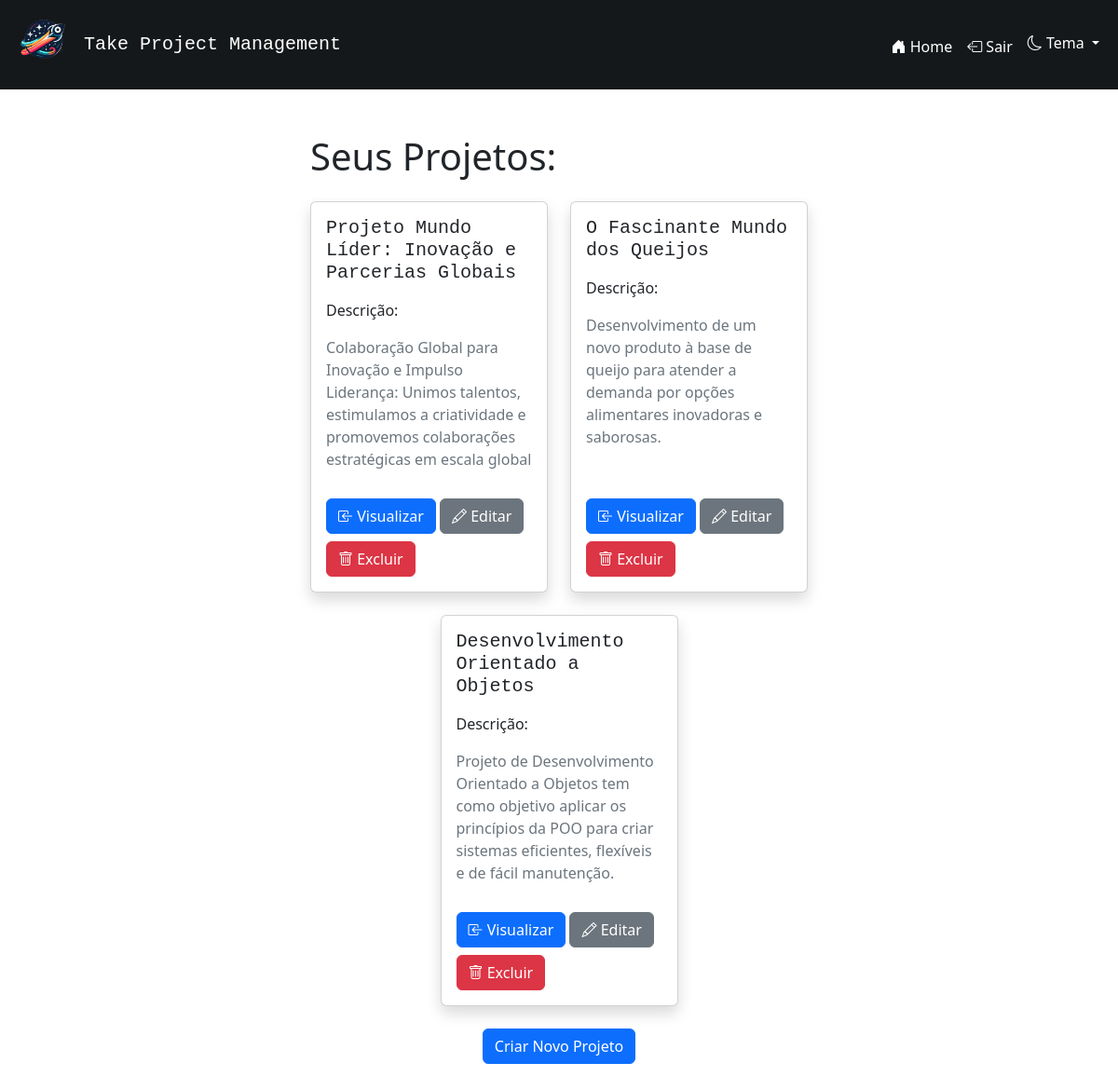
The page / (signed in) on the database as committed earlier.
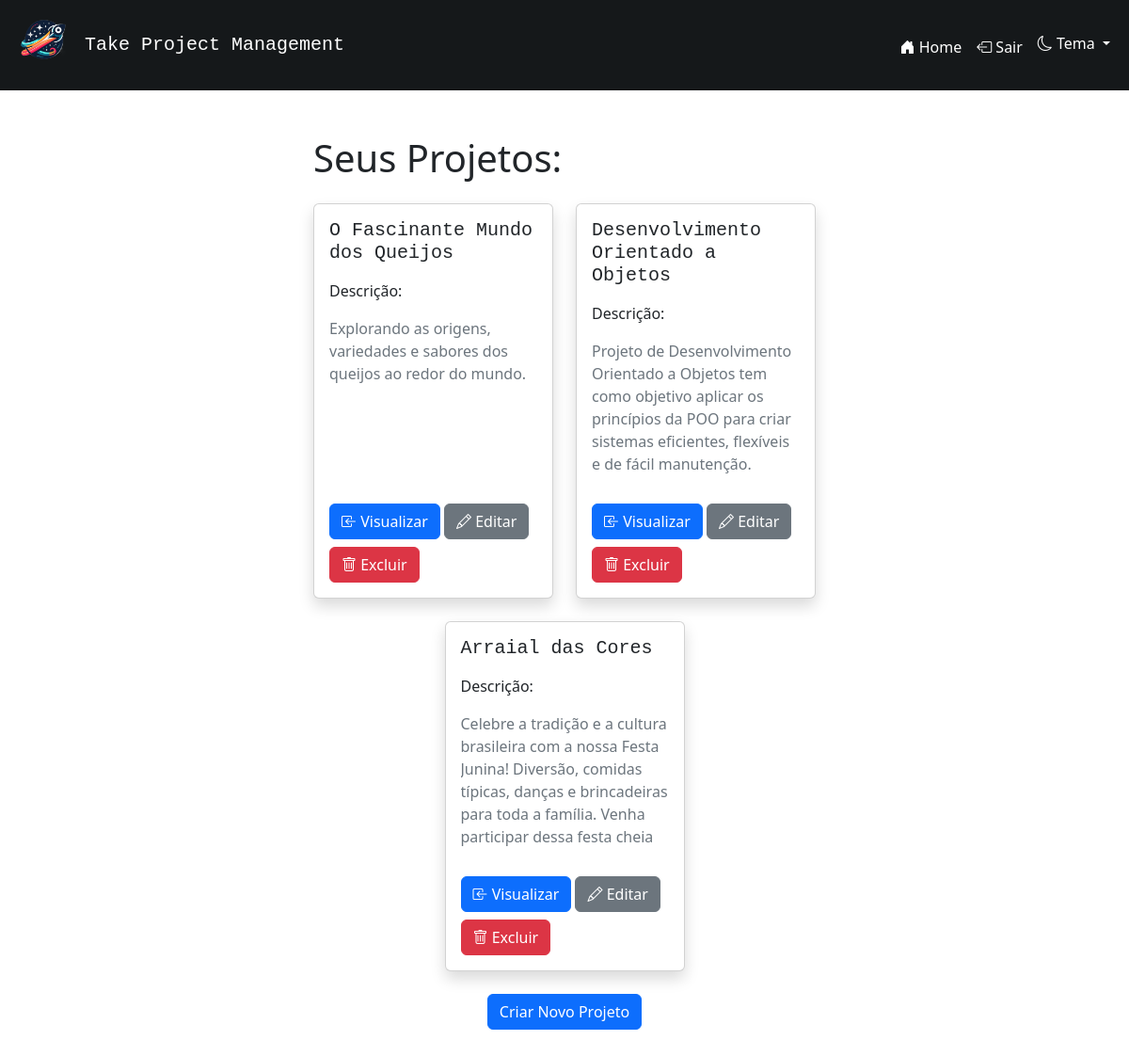
The same page on the database as committed later.
### app.py (models this page shows, shortened)
class Projeto(db.Model):
    __tablename__ = 'projeto'
    id = db.Column(db.Integer, primary_key=True)
    nome_projeto = db.Column(db.String(80), nullable=False)
    descricao_projeto = db.Column(db.String())
    usuario_id = db.Column(db.Integer, db.ForeignKey('usuario.id'), nullable=False)
    usuario = db.relationship('Usuario', backref=db.backref('projetos', lazy=True))
    tarefas = db.relationship('Tarefa', backref='projeto_rel', cascade="all, delete-orphan", lazy=True)

### app.py (the view)
@app.route('/')
def index():
    if not ('tema' in session):
        session['tema'] = 'light'
    if 'usuario_id' in session:
        projetos = Projeto.query.filter_by(usuario_id=session['usuario_id']).all()
        return render_template('index.html', projetos=projetos)
    return render_template('index.html')

### templates/index.html (shortened to what this page needs)
{% extends 'base.html' %}
{% block content %}
    {% if not 'usuario_id' in session %}
        <div class="container">
            <div class="row justify-content-center">
                <div class="col-md-4">
                    <div id="login-popup" class="shadow p-3 mb-5 bg-body-tertiary rounded">
                        <form method="POST" action="{{ url_for('entrar') }}" class="form-container">
                            <h2 class="font-monospace">Entrar</h2>
                            <hr>
                            <div class="form-group mt-1">
                                <label for="email" class="form-label">Email:</label>
                                <input type="email" name="email" id="email" class="form-control" required>
                            </div>
                            <div class="form-group mt-1">
                                <label for="senha" class="form-label">Senha:</label>
                                <input type="password" name="senha" id="senha" class="form-control" required>
                            </div>
                            <button type="submit" class="btn btn-primary mt-3">Entrar</button>
                        </form>
                    </div>
                </div>
                <div class="col-md-4">
                    <div id="register-popup" class="shadow p-3 mb-5 bg-body-tertiary rounded">
                        <form method="POST" action="{{ url_for('registrar') }}" class="form-container">
                            <h2 class="font-monospace">Registro</h2>
                            <hr>
                            <div class="form-group mt-1">
                                <label for="nome" class="form-label">Nome de usuário:</label>
                                <input type="text" name="nome" id="nome" class="form-control" required>
                            </div>
                            <div class="form-group mt-1">
                                <label for="email" class="form-label">Email:</label>
                                <input type="email" name="email" id="email" class="form-control" required>
                            </div>
                            <div class="form-group mt-1">
                                <label for="senha" class="form-label">Senha:</label>
                                <input type="password" name="senha" id="senha" class="form-control" required>
                            </div>
                            <button type="submit" class="btn btn-primary mt-3">Registrar</button>
                        </form>
                    </div>
                </div>
            </div>
        </div>
    {% else %}
        <div class="container">
            <div class="row justify-content-center">
                <div class="col-md-6">
                    <h1 class="mb-4">Seus Projetos: </h1>
                    <div class="row row-cols-1 row-cols-md-2 g-4 justify-content-center">
                        {% for projeto in projetos %}
                        <div class="col">
                            <div class="card shadow h-100">
                                <div class="card-body d-flex flex-column">
                                    <div class="d-flex justify-content-between align-items-center">
                                        <h5 class="card-title font-monospace">{{ projeto.nome_projeto }}</h5>
                                    </div>
                                    <p class="mt-2">Descrição:</p>
                                    <p class="card-text text-secondary" style="max-height: 150px; overflow-y: auto;">
                                        {% if projeto.descricao_projeto %}{{ projeto.descricao_projeto }}{% endif %}
                                    </p>
                                    <div class="mt-auto mx-auto">
                                        <a href="{{ url_for('projeto_especifico', projeto_id=projeto.id) }}" class="btn btn-primary mt-2"><i class="bi bi-box-arrow-in-left"></i> Visualizar</a>
                                        <button type="button" class="btn btn-secondary mt-2" data-bs-toggle="modal" data-bs-target="#modalEditarProjeto{{ projeto.id }}"><i class="bi bi-pencil"></i> Editar</button>
                                        <button type="button" class="btn btn-danger mt-2" data-bs-toggle="modal" data-bs-target="#modalExcluirProjeto{{ projeto.id }}"><i class="bi bi-trash"></i> Excluir</button>
                                    </div>
                                </div>
                            </div>
                        </div>
                        {% endfor %}
                    </div>
                    <div class="text-center">
                        <button type="button" class="btn btn-primary mt-4" data-bs-toggle="modal" data-bs-target="#modalCriarProjeto">
                            Criar Novo Projeto
                        </button>
                    </div>
                </div>
            </div>
        </div>
    {% endif %}
{% endblock %}

### templates/base.html (shortened to what this page needs)
<!DOCTYPE html>
<html lang="pt-br" data-bs-theme="{{ session['tema'] }}">
<head>
    <link href="https://cdn.jsdelivr.net/npm/bootstrap@5.3.3/dist/css/bootstrap.min.css" rel="stylesheet">
    <link rel="stylesheet" href="https://cdn.jsdelivr.net/npm/bootstrap-icons@1.11.3/font/bootstrap-icons.min.css">
</head>
<body>
    <header class="navbar navbar-expand-lg navbar-dark" style="background-color: #15181a">
        <div class="container-fluid">
            <a class="navbar-brand d-flex align-items-center text-white" href="{{ url_for('index') }}">
                <img src="{{ url_for('static', filename='img/logo_take.png') }}" class="img-fluid" alt="Logo" style="max-width: 70px; min-width: 40px; height: auto;" loading="eager">
                <p class="ms-2 pe-1 font-monospace mb-0 text-wrap">Take Project Management</p>
            </a>
            <div class="collapse navbar-collapse justify-content-end" id="navbarNav">
                <ul class="navbar-nav">
                    <li class="nav-item mt-1">
                        <a class="nav-link text-white" href="{{ url_for('index') }}"><i class="bi bi-house-door-fill"></i> Home</a>
                    </li>
                    {% if 'usuario_id' in session %}
                    <li class="nav-item mt-1">
                        <a class="nav-link text-white" href="{{ url_for('sair') }}"><i class="bi bi-box-arrow-left"></i> Sair</a>
                    </li>
                    {% endif %}
                    <li class="nav-item dropdown">
                        <a class="nav-link dropdown-toggle text-white" href="#" id="dropdownMenuButtonDark" role="button" data-bs-toggle="dropdown" aria-expanded="false">
                            <i class="bi bi-moon"></i> Tema
                        </a>
                    </li>
                </ul>
            </div>
        </div>
    </header>
    <main class="container my-5">
        {% block content %}{% endblock %}
    </main>
</body>
</html>

Rows that differ between the two databases and show on the page:
removed Projeto: nome_projeto "Projeto Mundo Líder: Inovação e Parcerias Globais", descricao_projeto "Colaboração Global para Inovação e Impulso Liderança: Unimos talentos, estimulamos a criatividade e promovemos colaborações estratégicas em escala global…"
changed Projeto "O Fascinante Mundo dos Queijos": descricao_projeto "Desenvolvimento de um novo produto à base de queijo para atender a demanda por opções alimentares inovadoras e saborosas." → "Explorando as origens, variedades e sabores dos queijos ao redor do mundo."
added Projeto: nome_projeto "Arraial das Cores", descricao_projeto "Celebre a tradição e a cultura brasileira com a nossa Festa Junina! Diversão, comidas típicas, danças e brincadeiras para toda a família. Venha participar dessa festa cheia…"
